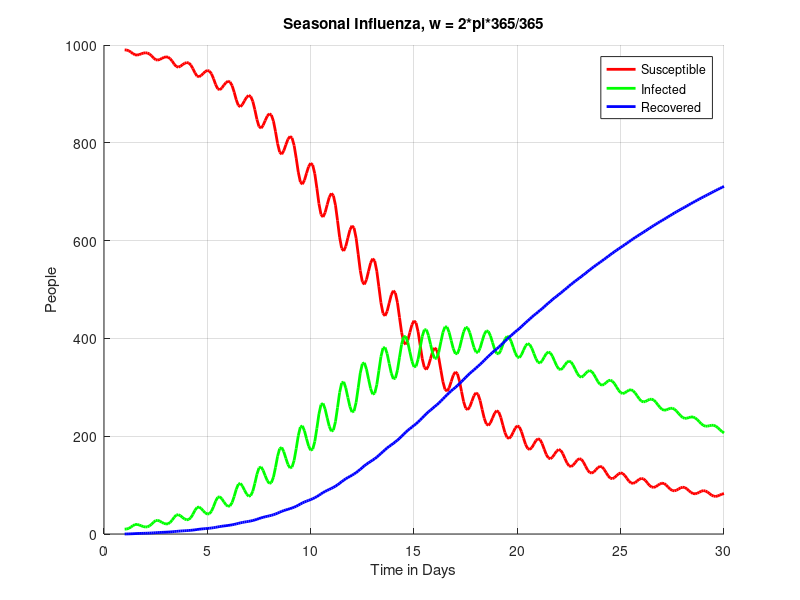
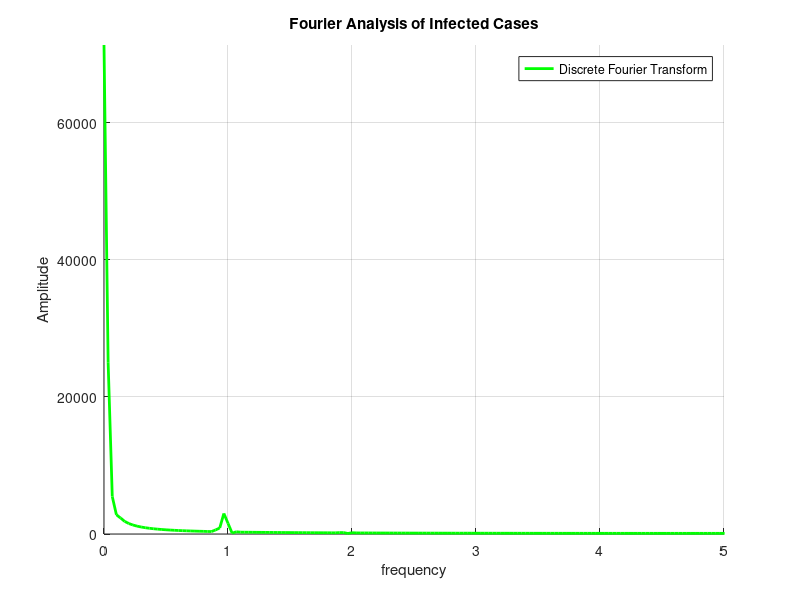
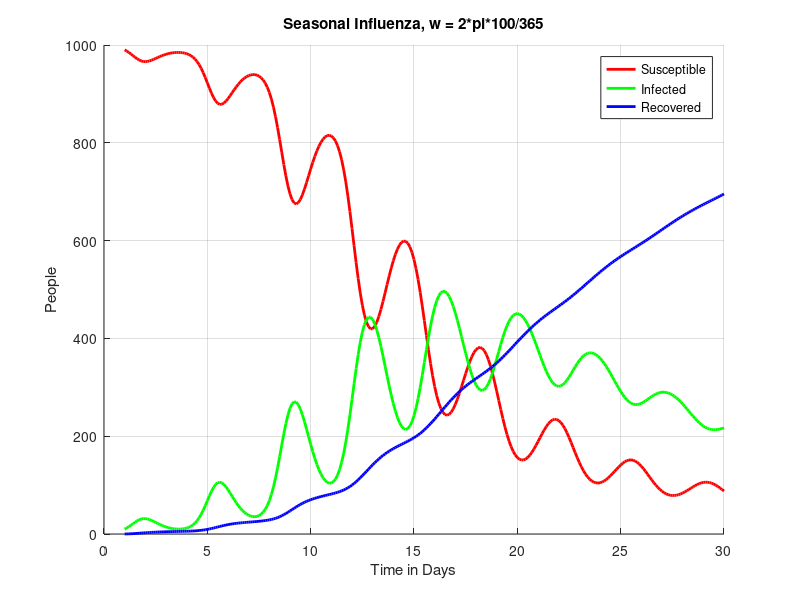
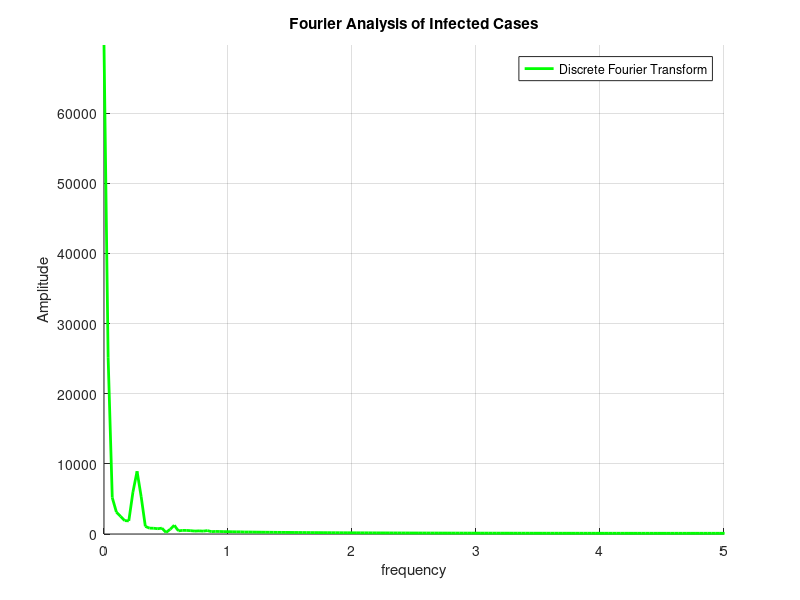

These charts were generated, in order, by the following MATLAB code:
format shortG; clear; clc

% Variable Initiation
St1 = zeros(1,1);
It1 = zeros(1,1);
Rt1 = zeros(1,1);

A = 5; % Amplitude
w1 = 2 * pi * 365/365; % Angular Frequency
w2 = 2 * pi * 100/365; % Angular Frequency for #6
Beta0 = 0.3; % Transmission Rate IC
Gamma = 0.1; % Recovery Rate

St(1,1) = 990; % Number of susceptible individuals at time t
It(1,1) = 10; % Number of infected individuals at time t
Rt(1,1) = 0; % Number of recovered individuals at time t

N = St + It + Rt; % Total Population
h = 0.1; % Step size in days
T1 = 30; % Total simulation time in days (0 -> 30)
T2 = 30; % Total simulation time in days for #6

days = 1:h:T1;
f1 = (1/T1)*(0:length(days)-1); % frequncy vector used for plotting
days2 = (1:h:T2); 
f2 = (1/T1)*(0:length(days)-1); % frequency vector for #6
t1 = 1; % Counting variable


for t = 1:h:T1 % Step 5

    Beta = Beta0 * (1 + A * sin(w1 * t));

    % Define given diff eqs
    dSdt = @(t, St, It, Rt) -(Beta / N) .* St .* It;
    dIdt = @(t, St, It, Rt) (Beta / N) .* St .* It - Gamma .* It;
    dRdt = @(t, St, It, Rt) Gamma .* It;

    % Creating constants to use in approximations
    k1S = dSdt(t, St(t1,1), It(t1,1), Rt(t1,1));
    k1I = dIdt(t, St(t1,1), It(t1,1), Rt(t1,1));
    k1R = dRdt(t, St(t1,1), It(t1,1), Rt(t1,1));

    k2S = dSdt(t + 0.5 * h, St(t1,1) + 0.5 * k1S * h, It(t1,1) + 0.5 * k1I * h, Rt(t1,1) + 0.5 * k1R * h);
    k2I = dIdt(t + 0.5 * h, St(t1,1) + 0.5 * k1S * h, It(t1,1) + 0.5 * k1I * h, Rt(t1,1) + 0.5 * k1R * h);
    k2R = dRdt(t + 0.5 * h, St(t1,1) + 0.5 * k1S * h, It(t1,1) + 0.5 * k1I * h, Rt(t1,1) + 0.5 * k1R * h);

    k3S = dSdt(t + 0.5 * h, St(t1,1) + 0.5 * k2S * h, It(t1,1) + 0.5 * k2I * h, Rt(t1,1) + 0.5 * k2R * h);
    k3I = dIdt(t + 0.5 * h, St(t1,1) + 0.5 * k2S * h, It(t1,1) + 0.5 * k2I * h, Rt(t1,1) + 0.5 * k2R * h);
    k3R = dRdt(t + 0.5 * h, St(t1,1) + 0.5 * k2S * h, It(t1,1) + 0.5 * k2I * h, Rt(t1,1) + 0.5 * k2R * h);

    k4S = dSdt(t + h, St(t1,1) + k3S * h, It(t1,1) + k3I, Rt(t1,1) + k3R);
    k4I = dIdt(t + h, St(t1,1) + k3S * h, It(t1,1) + k3I, Rt(t1,1) + k3R);
    k4R = dRdt(t + h, St(t1,1) + k3S * h, It(t1,1) + k3I, Rt(t1,1) + k3R);

    % Approximating, using constants previously produced
    St(t1 + 1,1) = St(t1,1) + (1/6) * (k1S + 2 * k2S + 2 * k3S + k4S) * h;
    It(t1 + 1,1) = It(t1,1) + (1/6) * (k1I + 2 * k2I + 2 * k3I + k4I) * h;
    Rt(t1 + 1,1) = Rt(t1,1) + (1/6) * (k1R + 2 * k2R + 2 * k3R + k4R) * h;

    St1(t1,1) = St(t1,1);
    It1(t1,1) = It(t1,1);
    Rt1(t1,1) = Rt(t1,1);

    % Advancing loop counter
    t1 = t1 + 1;

end

figure(1)
hold on
grid on

plot(days,St1,'red','LineWidth',2)
plot(days,It1,'green','LineWidth',2)
plot(days,Rt1,'blue','linewidth',2)

title('Seasonal Influenza, w = 2*pi*365/365')
xlabel('Time in Days')
ylabel('People')
legend('Susceptible','Infected','Recovered')
hold off

fftSt1 = abs(fft(St1));
fftIt1 = abs(fft(It1));
fftRt1 = abs(fft(Rt1));

m = max(fftIt1);
l = T1/2;


figure(2)
hold on
grid on

plot(f1,fftIt1,'g','LineWidth',2);
title('Fourier Analysis of Infected Cases')
legend('Discrete Fourier Transform')
ylabel('Amplitude')
xlabel('frequency')
axis([0 5, 0 m])
hold off

t1 = 1;
for t = 1:h:T1 % Step 6

    % Define the given transmission rate function
    Beta = Beta0 * (1 + A * sin(w2 * t));
    
    % Reinitializing previously given functions
    dSdt = @(t, St, It, Rt) -(Beta / N) .* St .* It;
    dIdt = @(t, St, It, Rt) (Beta / N) .* St .* It - Gamma .* It;
    dRdt = @(t, St, It, Rt) Gamma .* It;

    % Create constants to build approximations with
    k1S = dSdt(t, St(t1,1), It(t1,1), Rt(t1,1));
    k1I = dIdt(t, St(t1,1), It(t1,1), Rt(t1,1));
    k1R = dRdt(t, St(t1,1), It(t1,1), Rt(t1,1));

    k2S = dSdt(t + 0.5 * h, St(t1,1) + 0.5 * k1S * h, It(t1,1) + 0.5 * k1I * h, Rt(t1,1) + 0.5 * k1R * h);
    k2I = dIdt(t + 0.5 * h, St(t1,1) + 0.5 * k1S * h, It(t1,1) + 0.5 * k1I * h, Rt(t1,1) + 0.5 * k1R * h);
    k2R = dRdt(t + 0.5 * h, St(t1,1) + 0.5 * k1S * h, It(t1,1) + 0.5 * k1I * h, Rt(t1,1) + 0.5 * k1R * h);

    k3S = dSdt(t + 0.5 * h, St(t1,1) + 0.5 * k2S * h, It(t1,1) + 0.5 * k2I * h, Rt(t1,1) + 0.5 * k2R * h);
    k3I = dIdt(t + 0.5 * h, St(t1,1) + 0.5 * k2S * h, It(t1,1) + 0.5 * k2I * h, Rt(t1,1) + 0.5 * k2R * h);
    k3R = dRdt(t + 0.5 * h, St(t1,1) + 0.5 * k2S * h, It(t1,1) + 0.5 * k2I * h, Rt(t1,1) + 0.5 * k2R * h);

    k4S = dSdt(t + h, St(t1,1) + k3S * h, It(t1,1) + k3I, Rt(t1,1) + k3R);
    k4I = dIdt(t + h, St(t1,1) + k3S * h, It(t1,1) + k3I, Rt(t1,1) + k3R);
    k4R = dRdt(t + h, St(t1,1) + k3S * h, It(t1,1) + k3I, Rt(t1,1) + k3R);

    % Employing previously produced constants in all three models
    St(t1 + 1,1) = St(t1,1) + (1/6) * (k1S + 2 * k2S + 2 * k3S + k4S) * h;
    It(t1 + 1,1) = It(t1,1) + (1/6) * (k1I + 2 * k2I + 2 * k3I + k4I) * h;
    Rt(t1 + 1,1) = Rt(t1,1) + (1/6) * (k1R + 2 * k2R + 2 * k3R + k4R) * h;

    St2(t1,1) = St(t1,1);
    It2(t1,1) = It(t1,1);
    Rt2(t1,1) = Rt(t1,1);

    % Advancing loop counter
    t1 = t1 + 1;

end

figure(3)
hold on
grid on

plot(days,St2,'red','LineWidth',2)
plot(days,It2,'green','LineWidth',2)
plot(days,Rt2,'blue','linewidth',2)

title('Seasonal Influenza, w = 2*pi*100/365')
xlabel('Time in Days')
ylabel('People')
legend('Susceptible','Infected','Recovered')
hold off

fftSt2 = abs(fft(St2));
fftIt2 = abs(fft(It2));
fftRt2 = abs(fft(Rt2));
m2 = max(fftIt2);

figure(4)
hold on
grid on

plot(f2,fftIt2,'g','LineWidth',2);
title('Fourier Analysis of Infected Cases')
legend('Discrete Fourier Transform')
ylabel('Amplitude')
xlabel('frequency')
axis([0 5, 0 m2])


%% Discussion Section

% Step 3: Yes, we observe that the sinusoidal nature of
% the function causes the susceptible and infected graphs to oscillate at
% an increased rate. It will reach the local minimums and maximums in a shorter
% amount of time as we increase the frequency of each sinusoid. 

% Step 5: This *does* make physical sense. The lower frequency 
% corresponds to 1 day while the higher frequency corresponds to a period 
% of 3 days. When people congregate less frequently, they assemble in larger
% groups, which spikes the transmission rate.

% Step 6: A lower value of angular frequency implies that the peaks of 
% infected and susceptible people occurred less frequently but at a higher 
% amplitude to preserve the frequency. The magnitude of the frequency 
% shifted to a lower value, but the amplitude shifted to a higher value.
